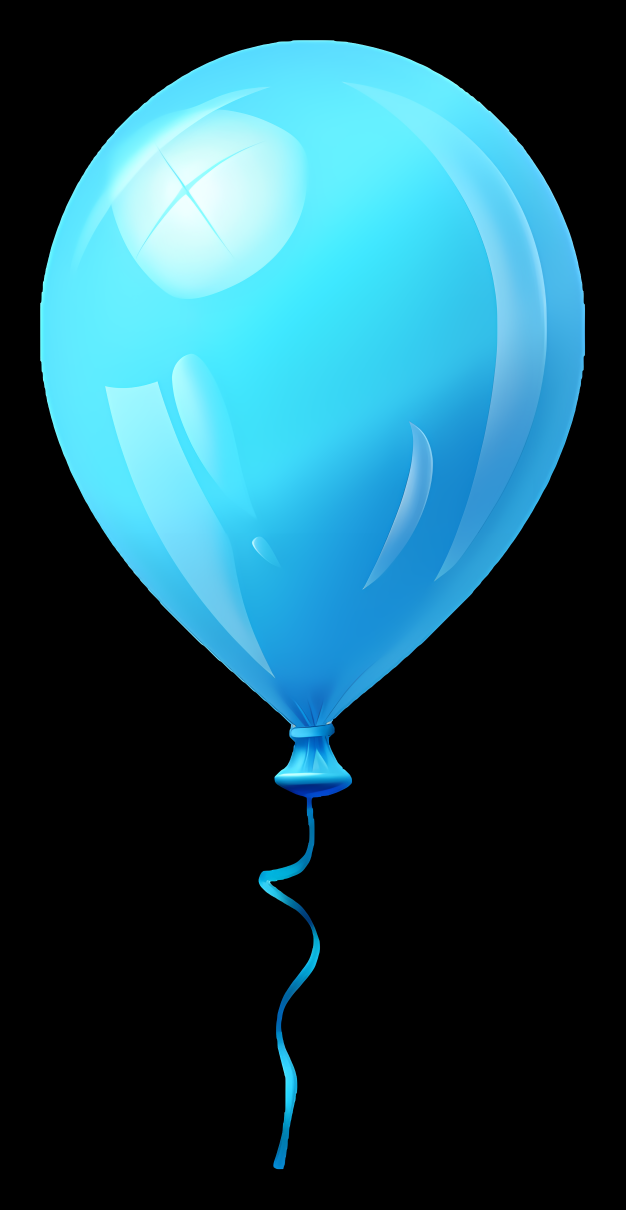
#> input picture blue_balloon.png, 1876 x 3628 px, given in place of the camera (shown at 1/3 size)
$ python color_picker.py
#> lines starting #> are read from the running program, lines starting #| are printed output that depends on the picture; after the words box and inside, x2 and y2 are one past the last pixel; in counts of white or black regions, pixels touching at a corner belong together
import cv2
import numpy as np
frameWidth = 640
frameHeight = 480
cap = cv2.VideoCapture(0)
cap.set(3, frameWidth)
cap.set(4, frameHeight)
cap.set(10,150)

def empty(a):
    pass

cv2.namedWindow('HSV')
cv2.resizeWindow('HSV', 640, 240)
cv2.createTrackbar('HUE Min', 'HSV', 0, 179, empty)
#> slider 'HUE Min' is set to 35
cv2.createTrackbar('HUE Max', 'HSV', 179, 179, empty)
cv2.createTrackbar('SAT Min', 'HSV', 0, 255, empty)
#> slider 'SAT Min' is set to 51
cv2.createTrackbar('SAT Max', 'HSV', 255, 255, empty)
cv2.createTrackbar('VALUE Min','HSV', 0, 255, empty)
#> slider 'VALUE Min' is set to 51
cv2.createTrackbar('VALUE Max', 'HSV', 255, 255, empty)

while True:
    success, img = cap.read()
#> img is the input picture: shape (3628, 1876, 3); mean B, G, R 89.2, 76.7, 30.7
    imgHsv = cv2.cvtColor(img, cv2.COLOR_BGR2HSV)
#> imgHsv: shape (3628, 1876, 3); mean H, S, V 35.7, 63.3, 89.2

    h_min = cv2.getTrackbarPos('HUE Min', 'HSV')
    h_max = cv2.getTrackbarPos('HUE Max', 'HSV')
    s_min = cv2.getTrackbarPos('SAT Min', 'HSV')
    s_max = cv2.getTrackbarPos('SAT Max', 'HSV')
    v_min = cv2.getTrackbarPos('VALUE Min', 'HSV')
    v_max = cv2.getTrackbarPos('VALUE Max', 'HSV')
    print(h_min)

    lower = np.array([h_min, s_min, v_min])
    upper = np.array([h_max, s_max, v_max])
    mask = cv2.inRange(imgHsv, lower, upper)
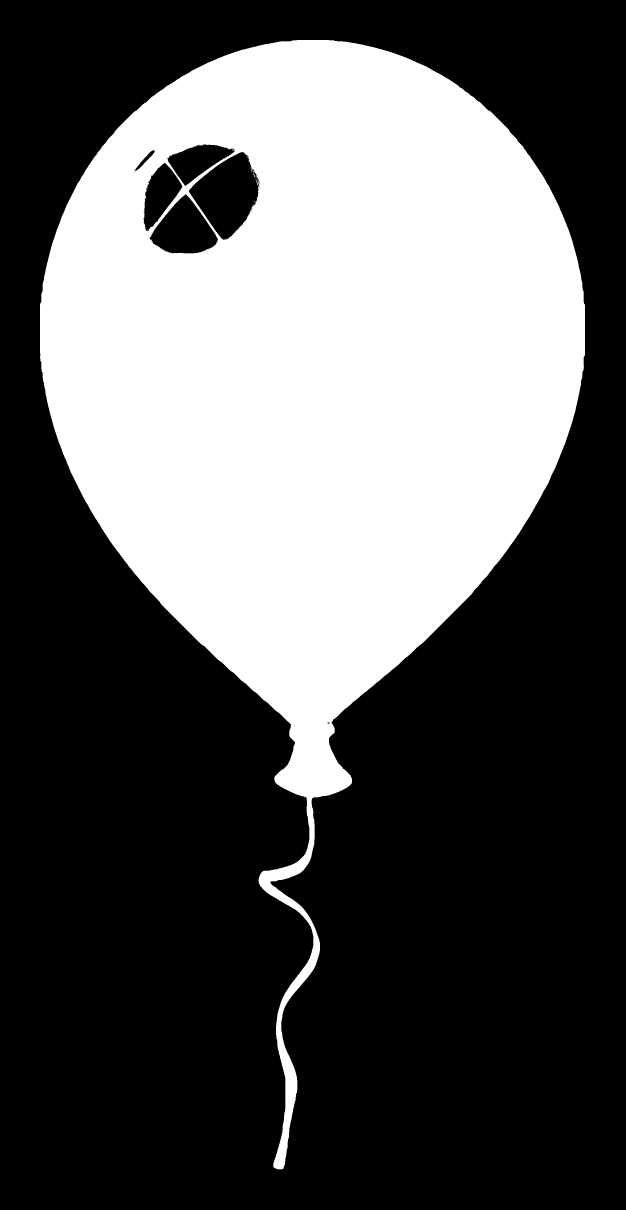
#> mask: shape (3628, 1876) (shown at 1/3 size); 35.8% white; 25 white regions (23 under 20 px), largest, box (x1, y1, x2, y2) and area: (120, 120, 1755, 3508) 2433969, (758, 519, 768, 532) 28
    result = cv2.bitwise_and(img, img, mask=mask)

    mask = cv2.cvtColor(mask, cv2.COLOR_GRAY2BGR)
    hStack = np.hstack([img, mask, result])
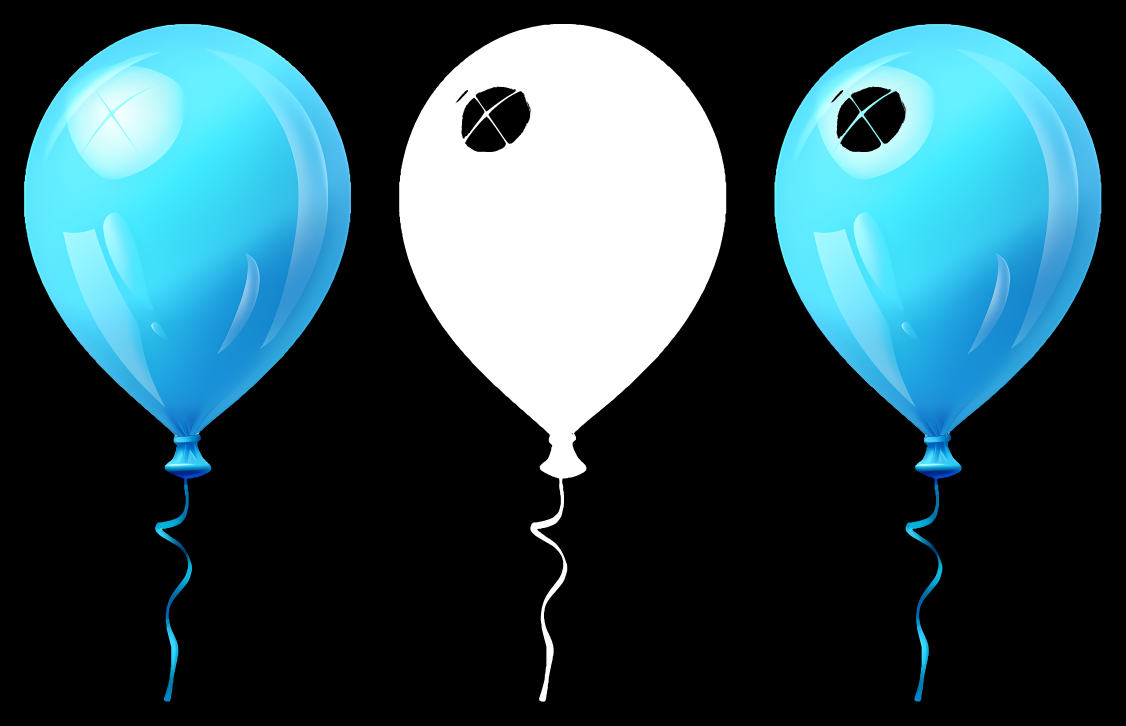
#> hStack: shape (3628, 5628, 3) (shown at 1/5 size); mean B, G, R 88.8, 80.5, 50
    cv2.imshow('Horizontal Stacking', hStack)
    if cv2.waitKey(1) & 0xFF == ord('q'):
#> (key q is pressed here)
        break

cap.release()
cv2.destroyAllWindows()
